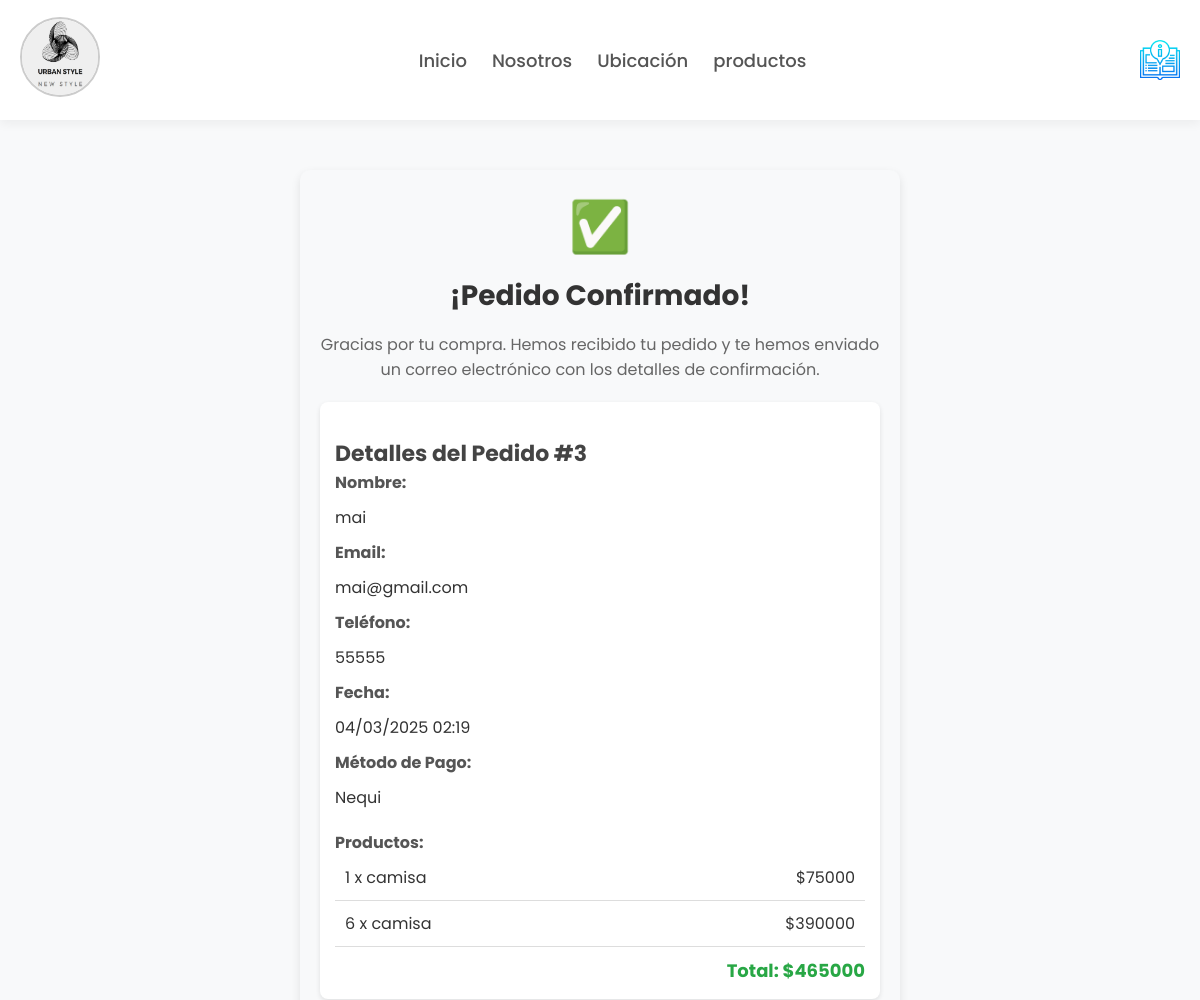
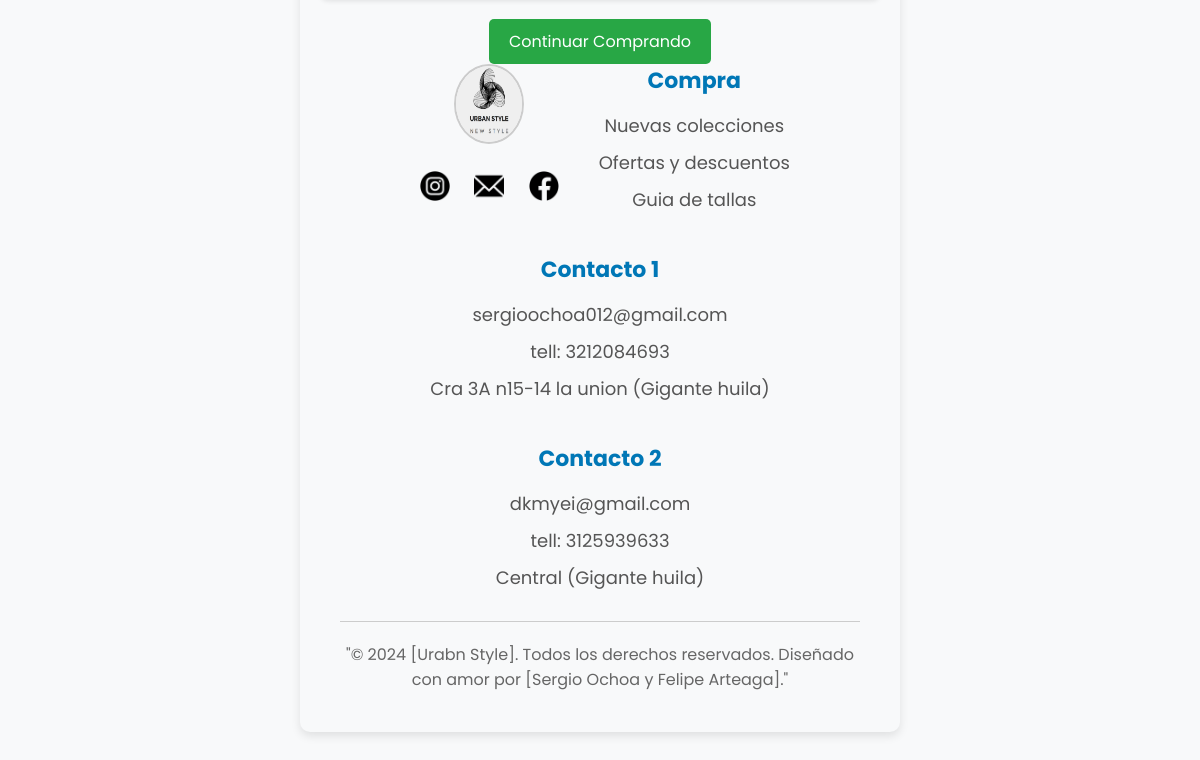
The app's page /confirmac/3/ with its own data (2 pictures, top to bottom).
### productos/models.py (models this page shows, shortened)
class Orden(models.Model):
    usuario = models.ForeignKey(User, on_delete=models.CASCADE, null=True, blank=True)
    nombre = models.CharField(max_length=200)
    email = models.EmailField()
    telefono = models.CharField(max_length=20)
    sesion_id = models.CharField(max_length=100, null=True, blank=True)
    total = models.DecimalField(max_digits=10, decimal_places=0)
    metodo_pago = models.CharField(
        max_length=20,
        choices=[('nequi', 'Nequi'), ('bancolombia', 'Bancolombia')]
    )
    pagado = models.BooleanField(default=False)
    fecha_creacion = models.DateTimeField(auto_now_add=True)

class OrdenItem(models.Model):
    orden = models.ForeignKey(Orden, related_name='items', on_delete=models.CASCADE)
    producto = models.ForeignKey("Producto", on_delete=models.CASCADE)
    precio = models.DecimalField(max_digits=10, decimal_places=0)
    cantidad = models.IntegerField(default=1)
    def subtotal(self):
        return self.precio * self.cantidad

class Producto(models.Model):
    nombre = models.CharField(max_length=200)
    descripcion = models.TextField()
    precio = models.DecimalField(max_digits=10, decimal_places=0)
    foto = models.ImageField(upload_to='productos/')
    fecha_creacion = models.DateField(auto_now_add=True)

### productos/views.py (the view)
# urls.py: path('confirmac/<int:orden_id>/', views.confirmacion, name='confirmar'),
def confirmacion(request, orden_id):
    try:
        if request.user.is_authenticated:
            orden = Orden.objects.get(id=orden_id, usuario=request.user)
        else:
            orden = Orden.objects.get(id=orden_id, sesion_id=request.session.session_key)
        items = OrdenItem.objects.filter(orden=orden)
        return render(request, 'confirmacion.html', {
            'orden': orden,
            'items': items
        })
    except Orden.DoesNotExist:
        messages.error(request, "Orden no encontrada")
        return redirect('productos')

### productos/templates/confirmacion.html (shortened to what this page needs)
{% extends 'base.html' %}
{% load static %}
{% block content %}
<link rel="stylesheet" href="{% static 'tienda/confirmacion.css' %}">
<div class="confirmacion-container">
    <div class="confirmacion-icon">✅</div>
    <h1 class="confirmacion-titulo">¡Pedido Confirmado!</h1>
    <div class="confirmacion-mensaje">
        Gracias por tu compra. Hemos recibido tu pedido y te hemos enviado un correo electrónico con los detalles de confirmación.
    </div>
    <div class="confirmacion-detalles">
        <h2 class="resumen-titulo">Detalles del Pedido #{{ orden.id }}</h2>
        <div class="confirmacion-datos">
            <div>
                <div class="datos-titulo">Nombre:</div>
                <div>{{ orden.nombre }}</div>
            </div>
            <div>
                <div class="datos-titulo">Email:</div>
                <div>{{ orden.email }}</div>
            </div>
            <div>
                <div class="datos-titulo">Teléfono:</div>
                <div>{{ orden.telefono }}</div>
            </div>
            <div>
                <div class="datos-titulo">Fecha:</div>
                <div>{{ orden.fecha_creacion|date:"d/m/Y H:i" }}</div>
            </div>
            <div>
                <div class="datos-titulo">Método de Pago:</div>
                <div>{{ orden.get_metodo_pago_display }}</div>
            </div>
        </div>
        <div class="confirmacion-items">
            <div class="datos-titulo">Productos:</div>
            {% for item in items %}
            <div class="confirmacion-item">
                <div>{{ item.cantidad }} x {{ item.producto.nombre }}</div>
                <div>${{ item.subtotal }}</div>
            </div>
            {% endfor %}
            <div class="confirmacion-total">
                Total: ${{ orden.total }}
            </div>
        </div>
    </div>
    <div class="confirmacion-acciones">
        <a href="{% url 'productos' %}" class="btn btn-success">
            Continuar Comprando
        </a>
    </div>
    <div class="confirmacion-acc
{% endblock %}

### productos/static/tienda/base.css (style rules this page uses)
* { margin: 0; padding: 0; box-sizing: border-box; text-decoration: none; list-style: none; font-family: "Poppins", sans-serif; }
body { background-color: #F8F9FA; color: #333; display: flex; flex-direction: column; min-height: 100vh; }

### productos/static/tienda/confirmacion.css (style rules this page uses)
.confirmacion-container { max-width: 600px; margin: 50px auto; padding: 20px; text-align: center; background-color: #f8f9fa; border-radius: 10px; box-shadow: 0px 4px 10px rgba(0, 0, 0, 0.1); }
.confirmacion-icon { font-size: 50px; color: #28a745; margin-bottom: 10px; }
.confirmacion-titulo { font-size: 28px; font-weight: bold; color: #333; }
.resumen-titulo { font-size: 22px; font-weight: bold; margin-top: 20px; color: #444; }
.confirmacion-mensaje { font-size: 16px; color: #666; margin: 15px 0; }
.confirmacion-detalles { text-align: left; margin-top: 20px; background: #fff; padding: 15px; border-radius: 8px; box-shadow: 0px 2px 5px rgba(0, 0, 0, 0.1); }
.confirmacion-datos div { margin-bottom: 10px; }
.datos-titulo { font-weight: bold; color: #555; }
.confirmacion-items { margin-top: 20px; }
.confirmacion-item { display: flex; justify-content: space-between; padding: 10px; border-bottom: 1px solid #ddd; }
.confirmacion-total { font-size: 18px; font-weight: bold; color: #28a745; text-align: right; margin-top: 10px; }
.confirmacion-acciones { margin-top: 20px; }
.btn-success { display: inline-block; padding: 10px 20px; background-color: #28a745; color: white; text-decoration: none; border-radius: 5px; transition: background 0.3s ease; }

### records on screen
Orden: id "3", nombre "mai", email "mai@gmail.com", telefono "55555", fecha_creacion "04/03/2025 02:19", metodo_pago "Nequi", total "465000"
OrdenItem: cantidad "1", producto.nombre "camisa", subtotal "75000"
OrdenItem: cantidad "6", producto.nombre "camisa", subtotal "390000"
